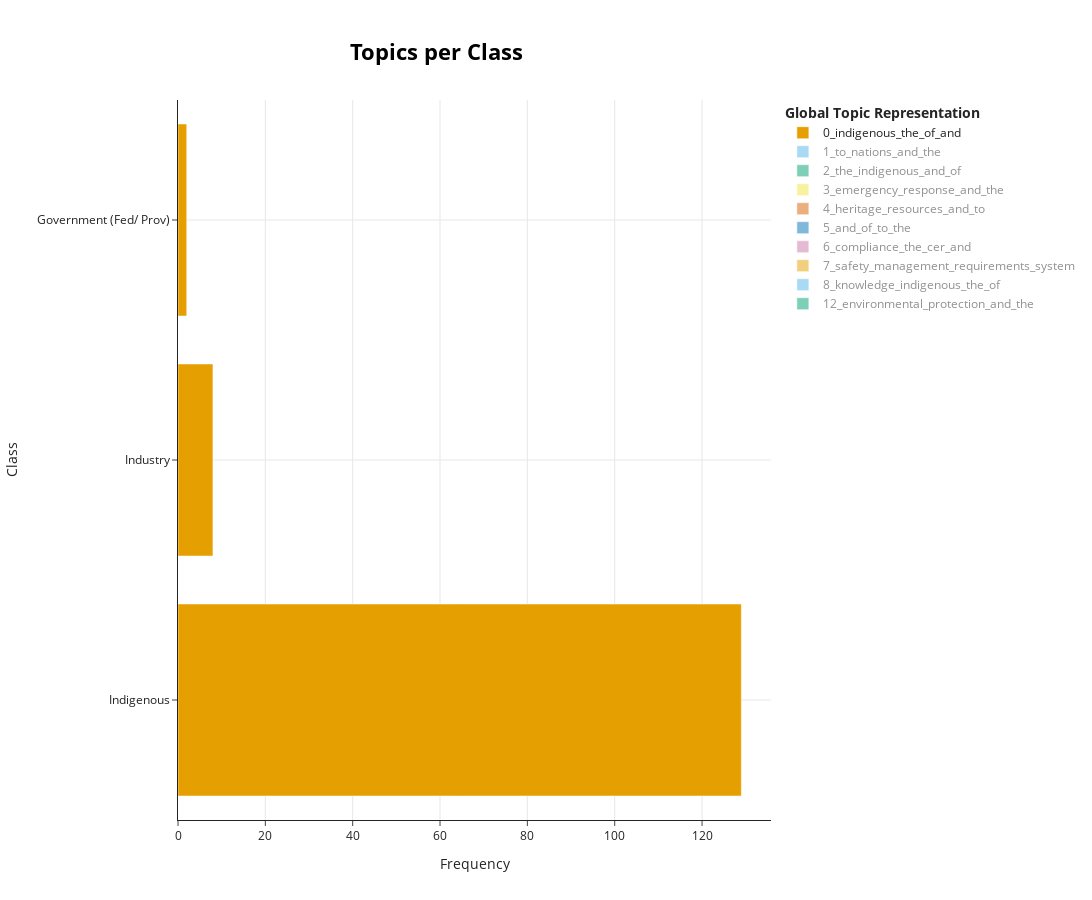

The code cell stored with this chart in its notebook:
### Code cell
topic_model.visualize_topics_per_class(topics_per_class)

### Figure 1 — Plotly figure (JSON) as saved in the notebook; plotly's stock layout.template omitted (floating-point values rounded to 4 significant figures)
{"data": [{"hoverinfo": "text", "hovertext": ["<b>Topic 0</b><br>Words: indigenous, the, and, of, to", "<b>Topic 0</b><br>Words: indigenous, in, of, monitoring, oversight", "<b>Topic 0</b><br>Words: frequency, inspection, indigenous, governments, should"], "marker": {"color": "#E69F00"}, "name": "0_indigenous_the_of_and", "orientation": "h", "type": "bar", "visible": true, "x": [129, 8, 2], "y": ["Indigenous", "Industry", "Government (Fed/ Prov)"]}, {"hoverinfo": "text", "hovertext": ["<b>Topic 1</b><br>Words: to, nations, and, the, rights"], "marker": {"color": "#56B4E9"}, "name": "1_to_nations_and_the", "orientation": "h", "type": "bar", "visible": "legendonly", "x": [120], "y": ["Indigenous"]}, {"hoverinfo": "text", "hovertext": ["<b>Topic 2</b><br>Words: the, indigenous, and, to, of", "<b>Topic 2</b><br>Words: the, reconciliation, indigenous, of, and", "<b>Topic 2</b><br>Words: declaration, peoples, bc, indigenous, act"], "marker": {"color": "#009E73"}, "name": "2_the_indigenous_and_of", "orientation": "h", "type": "bar", "visible": "legendonly", "x": [80, 12, 1], "y": ["Indigenous", "Industry", "Government (Fed/ Prov)"]}, {"hoverinfo": "text", "hovertext": ["<b>Topic 3</b><br>Words: emergency, and, response, indigenous, the", "<b>Topic 3</b><br>Words: emergency, response, and, the, an", "<b>Topic 3</b><br>Words: emergency, response, the, and, be", "<b>Topic 3</b><br>Words: public, comment, for, emergency, send", "<b>Topic 3</b><br>Words: emergency, response, the, and, public"], "marker": {"color": "#F0E442"}, "name": "3_emergency_response_and_the", "orientation": "h", "type": "bar", "visible": "legendonly", "x": [54, 6, 9, 1, 8], "y": ["Indigenous", "Industry", "Municipality", "Government (Fed/ Prov)", "Other Interested Party"]}, {"hoverinfo": "text", "hovertext": ["<b>Topic 4</b><br>Words: heritage, resources, and, to, of", "<b>Topic 4</b><br>Words: heritage, resources, and, the, of", "<b>Topic 4</b><br>Words: regional, land, use, plans, dehcho"], "marker": {"color": "#D55E00"}, "name": "4_heritage_resources_and_to", "orientation": "h", "type": "bar", "visible": "legendonly", "x": [72, 11, 1], "y": ["Indigenous", "Industry", "Government (Fed/ Prov)"]}, {"hoverinfo": "text", "hovertext": ["<b>Topic 5</b><br>Words: and, women, to, of, the", "<b>Topic 5</b><br>Words: gba, plus, and, of, in", "<b>Topic 5</b><br>Words: women, many, characteristics, gba, how"], "marker": {"color": "#0072B2"}, "name": "5_and_of_to_the", "orientation": "h", "type": "bar", "visible": "legendonly", "x": [67, 12, 1], "y": ["Indigenous", "Industry", "Government (Fed/ Prov)"]}, {"hoverinfo": "text", "hovertext": ["<b>Topic 6</b><br>Words: compliance, the, cer, and, to", "<b>Topic 6</b><br>Words: the, compliance, industry, cer, and", "<b>Topic 6</b><br>Words: standardizing, faster, consistency, verification, up", "<b>Topic 6</b><br>Words: compliance, data, commissions, the, industry", "<b>Topic 6</b><br>Words: compliance, technical, cer, promotion, requirements", "<b>Topic 6</b><br>Words: httpswwwcerrecgccaensafetyenvironmentindustryperformanceinteractivepipeline, interactive, map, ontario, conservation"], "marker": {"color": "#CC79A7"}, "name": "6_compliance_the_cer_and", "orientation": "h", "type": "bar", "visible": "legendonly", "x": [42, 49, 2, 2, 3, 1], "y": ["Indigenous", "Industry", "Municipality", "Government (Fed/ Prov)", "Other Interested Party", "Environmental NGO"]}, {"hoverinfo": "text", "hovertext": ["<b>Topic 7</b><br>Words: safety, management, process, and, the", "<b>Topic 7</b><br>Words: safety, management, requirements, csa, the", "<b>Topic 7</b><br>Words: organizational, human, and, safety, hazards", "<b>Topic 7</b><br>Words: safety, the, nwt, arctic, northern", "<b>Topic 7</b><br>Words: safety, management, process, system, requirements"], "marker": {"color": "#E69F00"}, "name": "7_safety_management_requirements_system", "orientation": "h", "type": "bar", "visible": "legendonly", "x": [38, 28, 2, 2, 23], "y": ["Indigenous", "Industry", "Municipality", "Government (Fed/ Prov)", "Other Interested Party"]}, {"hoverinfo": "text", "hovertext": ["<b>Topic 8</b><br>Words: knowledge, indigenous, the, of, and", "<b>Topic 8</b><br>Words: knowledge, indigenous, should, is, federal", "<b>Topic 8</b><br>Words: knowledge, lower, technologies, aspects, attracting"], "marker": {"color": "#56B4E9"}, "name": "8_knowledge_indigenous_the_of", "orientation": "h", "type": "bar", "visible": "legendonly", "x": [54, 4, 1], "y": ["Indigenous", "Industry", "Government (Fed/ Prov)"]}, {"hoverinfo": "text", "hovertext": ["<b>Topic 12</b><br>Words: environmental, protection, and, the, to", "<b>Topic 12</b><br>Words: environmental, protection, program, epps, the", "<b>Topic 12</b><br>Words: behavioral, assure, sufficiently, protective, comply", "<b>Topic 12</b><br>Words: environmental, system, protection, management, or"], "marker": {"color": "#009E73"}, "name": "12_environmental_protection_and_the", "orientation": "h", "type": "bar", "visible": "legendonly", "x": [48, 9, 1, 3], "y": ["Indigenous", "Industry", "Government (Fed/ Prov)", "Other Interested Party"]}], "layout": {"height": 900, "hoverlabel": {"bgcolor": "white", "font": {"family": "Rockwell", "size": 16}}, "legend": {"title": {"text": "<b>Global Topic Representation"}}, "title": {"font": {"color": "Black", "size": 22}, "text": "<b>Topics per Class</b>", "x": 0.4, "xanchor": "center", "y": 0.95, "yanchor": "top"}, "width": 1250, "xaxis": {"showgrid": true, "title": {"text": "Frequency"}}, "yaxis": {"showgrid": true, "title": {"text": "Class"}}}}
